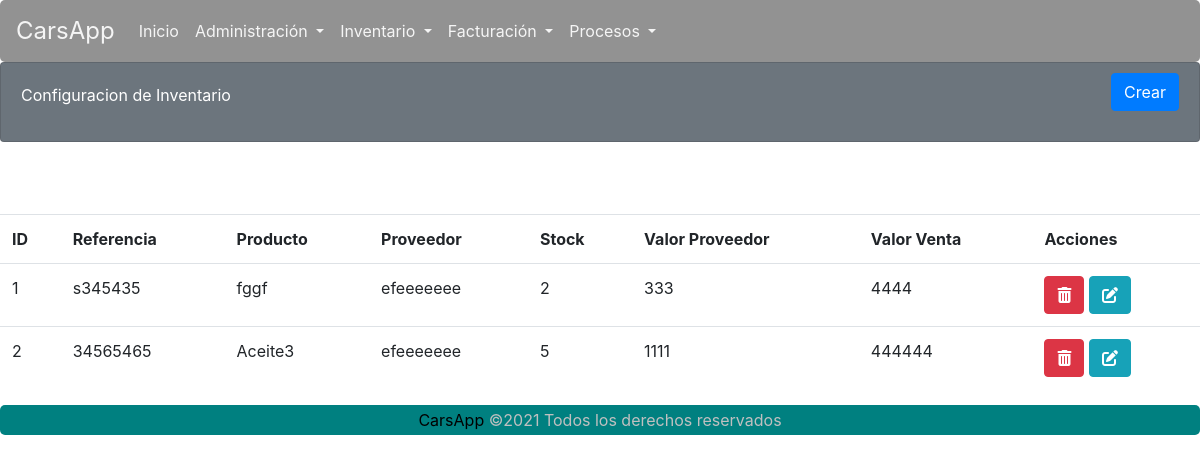
The app's page /carsapp/inventarioListar/ with its own data.
### carsapp/models.py (models this page shows, shortened)
class Inventario(models.Model):
    id_Producto = models.AutoField(primary_key=True)
    Ref = models.CharField(max_length=30, blank=False, null=False)
    producto = models.CharField(max_length=30, blank=False, null=False)
    imagen = models.ImageField(upload_to='productos/', null=True)
    provedor = models.ForeignKey(Proveedor, on_delete=models.DO_NOTHING, default='Desconocido')
    stock = models.SmallIntegerField(blank=False, null=False)
    valor_Proveedor = models.IntegerField(blank=False, null=False)
    valor_Venta = models.IntegerField(blank=False, null=False)

class Proveedor(models.Model):
    id_proveedor = models.AutoField(primary_key=True)
    nit = models.CharField(max_length=30, blank=False, null=False)
    nombre = models.CharField(max_length=100, blank=False, null=False)
    direccion = models.CharField(max_length=50, blank=False, null=False)
    telefono = models.CharField(max_length=20, blank=False, null=False)
    email = models.EmailField(blank=False, null=False)

### carsapp/views.py (the view)
# urls.py: path('inventarioListar/', views.InventarioLista.as_view(), name='inventarioListar'),
class InventarioLista(ListView):
    template_name = 'carsapp/inventarioListar.html'
    queryset = Inventario.objects.all()
    paginate_by = 2
    def get_context_data(self, **kwargs):
        context = super().get_context_data(**kwargs)
        context['message'] = 'Lista de Empleados'
        print(context)
        return context

### carsapp/templates/carsapp/inventarioListar.html (shortened to what this page needs)
{% extends 'carsapp/base.html' %}
{% load static %}
{% block contenedor %}
<div class="card text-white bg-secondary">
    <div class="card-body">
        <div>
            Configuracion de Inventario
        </div>
        <div class="btn-cerrarSesion">
            <a class="btn btn-primary" href="{% url 'carsapp:inventarioFormulario' %}" id="ID_BTNListar">Crear</a>
        </div>
    </div>
</div>
    <br>
    <br />
    <br />
    {% if object_list %}
    <table class="table  table-hover">
        <tr>
            <th>ID</th>
            <th>Referencia</th>
            <th>Producto</th>
            <th>Proveedor</th>
            <th>Stock</th>
            <th>Valor Proveedor</th>
            <th>Valor Venta</th>
            <th>Acciones</th>
        </tr>
        {% for registro in object_list %}
        <tr>
            <td>{{ registro.id_Producto }}</td>
            <td>{{ registro.Ref }}</td>
            <td>{{ registro.producto }}</td>
            <td>{{ registro.provedor.nombre }}</td>
            <td>{{ registro.stock }}</td>
            <td>{{ registro.valor_Proveedor }}</td>
            <td>{{ registro.valor_Venta }}</td>
            <td>
                <a class="btn btn-danger" href="javascript:vehiculo_Eliminar('{% url 'carsapp:inventarioEliminar' registro.id_Producto %}')" role="button"><i class="fas fa-trash-alt"></i></a>
                <a class="btn btn-info" href="{% url 'carsapp:inventarioFormActualizar' registro.id_Producto %}" role="button"><i class="fas fa-edit"></i></a>
            </td>
        </tr>
        {% endfor %}
    </table>
    {% else %}
    No hay datos aún.
    {% endif %}
{% endblock %}

### carsapp/static/carsapp/CSS/estilos.css (style rules this page uses)
* { margin: 0; padding: 0; }
.card-body > div { display: inline-block; }
.btn-cerrarSesion { margin-top: -10px; float: right; }
.card { height: 10vh; }
h4, h2,small,a { margin: 0; padding: 0; color: black; }
a { text-decoration: none; }

### records on screen
Inventario: id_Producto "1", Ref "s345435", producto "fggf", provedor.nombre "efeeeeeee", stock "2", valor_Proveedor "333", valor_Venta "4444"
Inventario: id_Producto "2", Ref "34565465", producto "Aceite3", provedor.nombre "efeeeeeee", stock "5", valor_Proveedor "1111", valor_Venta "444444"
